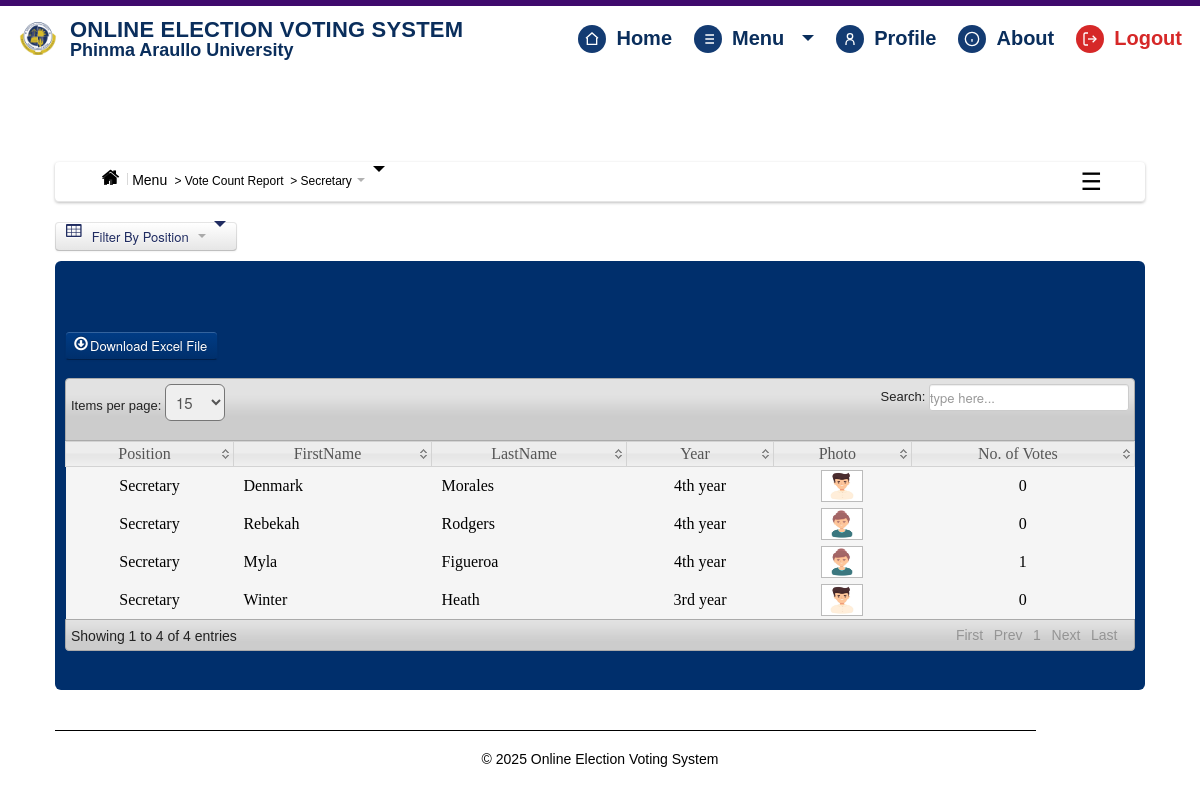
The page /election_officer/C_Secretary.php (signed in) on the database its author committed.
### tables this page shows
CREATE TABLE `candidate` (
  `CandidateID` int(11) NOT NULL,
  `abc` varchar(1) NOT NULL,
  `Position` varchar(200) NOT NULL,
  `Party` varchar(100) NOT NULL,
  `FirstName` varchar(200) NOT NULL,
  `LastName` varchar(200) NOT NULL,
  `MiddleName` varchar(100) NOT NULL,
  `Gender` varchar(6) NOT NULL,
  `Year` varchar(100) NOT NULL,
  `Photo` varchar(200) NOT NULL,
  `Qualification` text NOT NULL
);

### election_officer/C_Secretary.php (the view, shortened to what this page needs)
<?php
include('header.php');
include('dbcon.php');
?>
</head>
<body>
<?php include('nav_top.php'); ?>
<div class="wrapper">
<div class="home_body">
<?php include('menusidebar.php'); ?>
<section style="margin-top: 20px;">
 <section style="margin-top: 20px;">
  <div class="dropdown">
    <button class="btn dropdown-toggle" type="button" data-toggle="dropdown"
  #000; border: none;>
  <i class="icon-table icon-large" style="margin-right: 8px;"></i> Filter By Position
  <span class="caret" style="border-top-color: #000; margin-left: 6px;"></span>
</button>
  </div>
</section>
<section>
	<div id="element" class="hero-body">
	    <div class="pagination">
    <ul>
    </ul>
    </div>
		<form method="POST" action="canvassing_excel.php">
	<button id="save_voter" class="btn btn-success" name="save"><i class="icon-download icon-large"></i>Download Excel File</button>
	</form>
	<table class="users-table">
<div class="demo_jui">
		<table cellpadding="0" cellspacing="0" border="0" class="display" id="log" class="jtable">
			<thead>
				<tr>
				<th>Position</th>
				<th>FirstName</th>
				<th>LastName</th>
				<th>Year</th>
				<th>Photo</th>
				<th>No. of Votes</th>
				</tr>
			</thead>
			<tbody>
<?php $candidate_query=mysqli_query($conn,"select  * from candidate where Position='Secretary'");
		while($candidate_rows=mysqli_fetch_array($candidate_query)){ $id=$candidate_rows['CandidateID'];
		?>
<tr class="del<?php echo $id ?>">
	<td align="center"><?php echo $candidate_rows['Position']; ?></td>
	<td><?php echo $candidate_rows['FirstName']; ?></td>
	<td><?php echo $candidate_rows['LastName']; ?></td>
	<td align="center"><?php echo $candidate_rows['Year']; ?></td>
	<td align="center"><img class="pic" width="40" height="30" src="<?php echo $candidate_rows['Photo'];?>" border="0" onmouseover="showtrail('<?php echo $candidate_rows['Photo'];?>','<?php echo $candidate_rows['FirstName']." ".$candidate_rows['LastName'];?> ',200,5)" onmouseout="hidetrail()"></a></td>
		<td align="center">
	<?php $votes_query=mysqli_query($conn,"select * from votes where CandidateID='$id'");
	$vote_count=mysqli_num_rows($votes_query);
	echo $vote_count;
	?>
</td>
	</tr>
<?php } ?>
			</tbody>
		</table>
	</div>
	</div>
<?php include('footer.php')?>
</div>
</body>
</html>

### election_officer/css/datatable/demo_table_jui.css (style rules this page uses)
table.display thead th { cursor: pointer; padding: 3px 0 3px 10px; }
table.display { border-collapse: collapse; clear: both; margin: 0 auto; width: 100%; }
table.display td { padding: 3px 10px; }
tr.odd { background-color: #f5f5f5; }
tr.even { background-color: #f5f5f5; }

### election_officer/css/Home.css (style rules this page uses)
* { margin: 0; padding: 0; }
body { font-family: "Poppins", sans-serif; font-size: 14px; background-color: #fff ; background-position: 0 0px; }
.wrapper { width:1090px; margin:10px auto; }

### election_officer/nav_top.php (style rules this page uses)
:root { --nav-bg:#ffffff; --nav-navy:#0a2e5c; --nav-sub:#133b72; --nav-accent:#3f0a6d; --border:#e6ecf5; --danger:#d62828; }
.dropdown-toggle::after { content:""; margin-left:8px; border:6px solid transparent; border-top-color:currentColor; transform:translateY(2px); }

### rows shown on the page
candidate: Position "Secretary", FirstName "Denmark", LastName "Morales", Year "4th year", Photo (picture), vote_count "0"
candidate: Position "Secretary", FirstName "Rebekah", LastName "Rodgers", Year "4th year", Photo (picture), vote_count "0"
candidate: Position "Secretary", FirstName "Myla", LastName "Figueroa", Year "4th year", Photo (picture), vote_count "1"
candidate: Position "Secretary", FirstName "Winter", LastName "Heath", Year "3rd year", Photo (picture), vote_count "0"

### other values the page prints
$main_label "Vote Count Report"
$subpage_label "Secretary"
